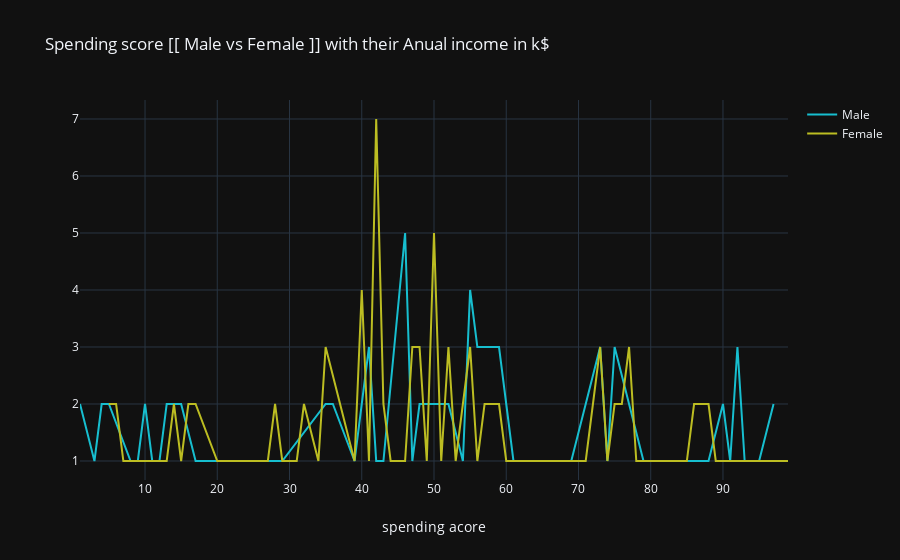

The cell this chart's notebook holds for it:
### Markdown cell above
There are total 12 people who have the anual income 54 and 78k in dollar,very few people have the income ober 100k$, the highest anual income is 137k n dollar and both of them are male.

### Code cell
d1=x[x['Gender']=='Male']
d2=x[x['Gender']=='Female']
col='Spending Score (1-100)'
v1=d1[col].value_counts().reset_index()
v1=v1.rename(columns={col:'count','index':col})
v1['percent']=v1['count'].apply(lambda x : 100*x/sum(v1['count']))
v1=v1.sort_values(col)
v2=d2[col].value_counts().reset_index()
v2=v2.rename(columns={col:'count','index':col})
v2['percent']=v2['count'].apply(lambda x : 100*x/sum(v2['count']))
v2=v2.sort_values(col)
trace1 = go.Scatter(x=v1[col], y=v1["count"], name="Male", marker=dict(color="#17becf"),text= df['Annual Income (k$)'])
trace2 = go.Scatter(x=v2[col], y=v2["count"], name="Female", marker=dict(color='#bcbd22'),text= df['Annual Income (k$)'])
y = [trace1, trace2]
layout={'title':"Spending score [[ Male vs Female ]] with their Anual income in k$",'xaxis':{'title':"spending acore"}}
fig = go.Figure(data=y, layout=layout)
fig.layout.template='plotly_dark'
iplot(fig)

### Figure 1 — Plotly figure (JSON) as saved in the notebook; plotly's stock layout.template omitted (floating-point values rounded to 4 significant figures; data arrays with more than 128 entries replaced by an {"elided": "..."} marker saying what was removed)
{"data": [{"marker": {"color": "#17becf"}, "name": "Male", "text": {"elided": "200 int values"}, "type": "scatter", "uid": "349d1c25-932c-4f3a-aa01-a9877741e315", "x": [1, 3, 4, 5, 8, 9, 10, 11, 12, 13, 14, 15, 17, 18, 20, 26, 29, 35, 36, 39, 41, 42, 43, 46, 47, 48, 49, 51, 52, 54, 55, 56, 59, 60, 61, 63, 66, 68, 69, 73, 74, 75, 79, 81, 82, 83, 88, 90, 91, 92, 93, 95, 97], "y": [2, 1, 2, 2, 1, 1, 2, 1, 1, 2, 2, 2, 1, 1, 1, 1, 1, 2, 2, 1, 3, 1, 1, 5, 1, 2, 2, 2, 2, 1, 4, 3, 3, 2, 1, 1, 1, 1, 1, 3, 1, 3, 1, 1, 1, 1, 1, 2, 1, 3, 1, 1, 2]}, {"marker": {"color": "#bcbd22"}, "name": "Female", "text": {"elided": "200 int values"}, "type": "scatter", "uid": "12504a4f-c826-44c4-926e-77046ab2d4f5", "x": [5, 6, 7, 13, 14, 15, 16, 17, 20, 22, 23, 24, 26, 27, 28, 29, 31, 32, 34, 35, 39, 40, 41, 42, 43, 44, 45, 46, 47, 48, 49, 50, 51, 52, 53, 54, 55, 56, 57, 58, 59, 60, 61, 65, 69, 71, 72, 73, 74, 75, 76, 77, 78, 79, 81, 83, 85, 86, 87, 88, 89, 91, 93, 94, 95, 98, 99], "y": [2, 2, 1, 1, 2, 1, 2, 2, 1, 1, 1, 1, 1, 1, 2, 1, 1, 2, 1, 3, 1, 4, 1, 7, 2, 1, 1, 1, 3, 3, 1, 5, 1, 3, 1, 2, 3, 1, 2, 2, 2, 1, 1, 1, 1, 1, 2, 3, 1, 2, 2, 3, 1, 1, 1, 1, 1, 2, 2, 2, 1, 1, 1, 1, 1, 1, 1]}], "layout": {"title": {"text": "Spending score [[ Male vs Female ]] with their Anual income in k$"}, "xaxis": {"title": {"text": "spending acore"}}}}
